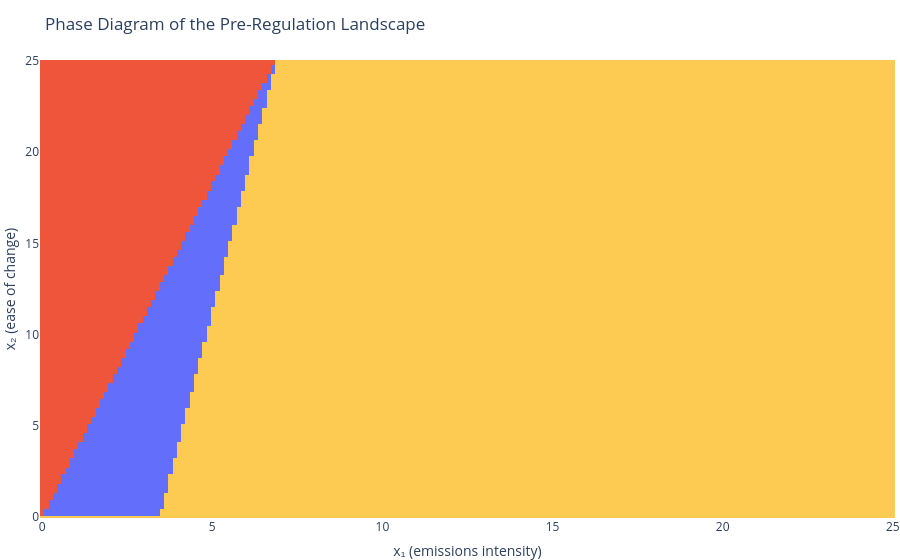

The code cell stored with this chart in its notebook:
### Code cell
plot_Y_regions(optimal_params_attain[0], optimal_params_attain[1], -np.exp(optimal_params_attain[2]),
                 x_max=25.0, resolution=200)

### Figure 1 — Plotly figure (JSON) as saved in the notebook; plotly's stock layout.template omitted (floating-point values rounded to 4 significant figures; data arrays with more than 128 entries replaced by an {"elided": "..."} marker saying what was removed)
{"data": [{"colorscale": [[0, "#636EFA"], [0.5, "#EF553B"], [1, "#FECB52"]], "hovertemplate": "x₁: %{x:.2f}<br>x₂: %{y:.2f}<br>Case: %{z}<extra></extra>", "showscale": false, "type": "heatmap", "x": {"elided": "200 float values"}, "y": {"elided": "200 float values"}, "z": {"elided": "200x200 int values"}, "zmax": 3, "zmin": 1}], "layout": {"margin": {"b": 0, "l": 0, "r": 0, "t": 60}, "title": {"text": "Phase Diagram of the Pre-Regulation Landscape"}, "xaxis": {"title": {"text": "x₁ (emissions intensity)"}}, "yaxis": {"title": {"text": "x₂ (ease of change)"}}}}
